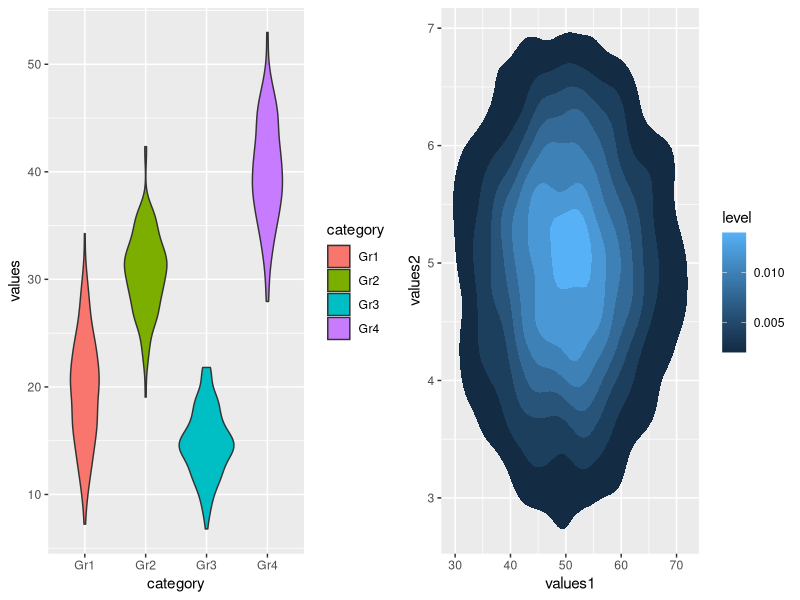
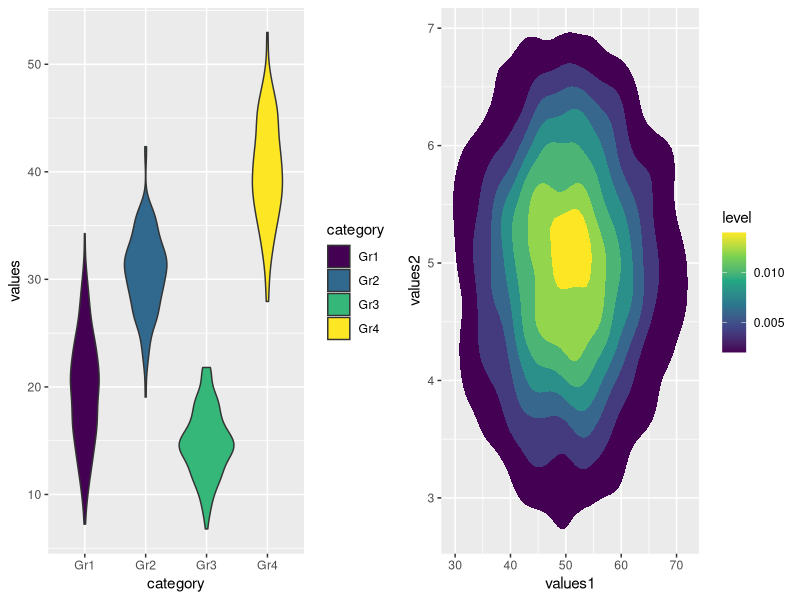
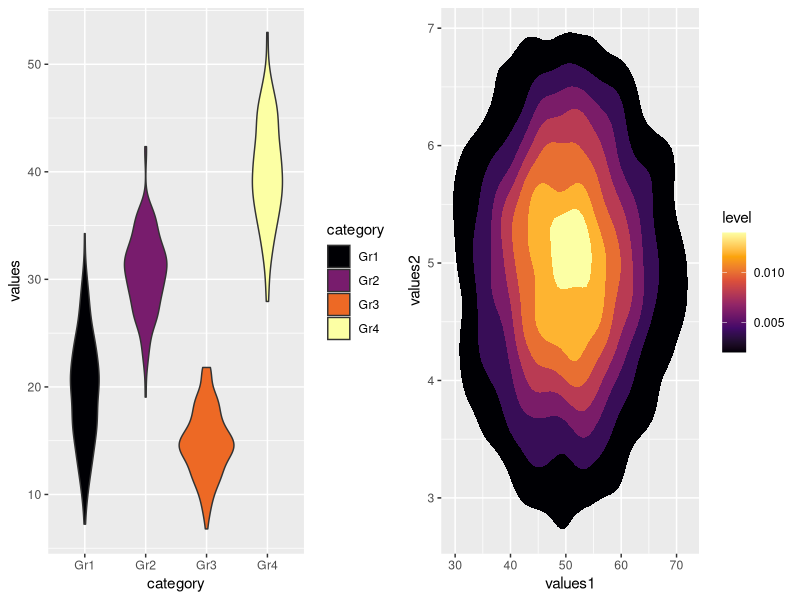
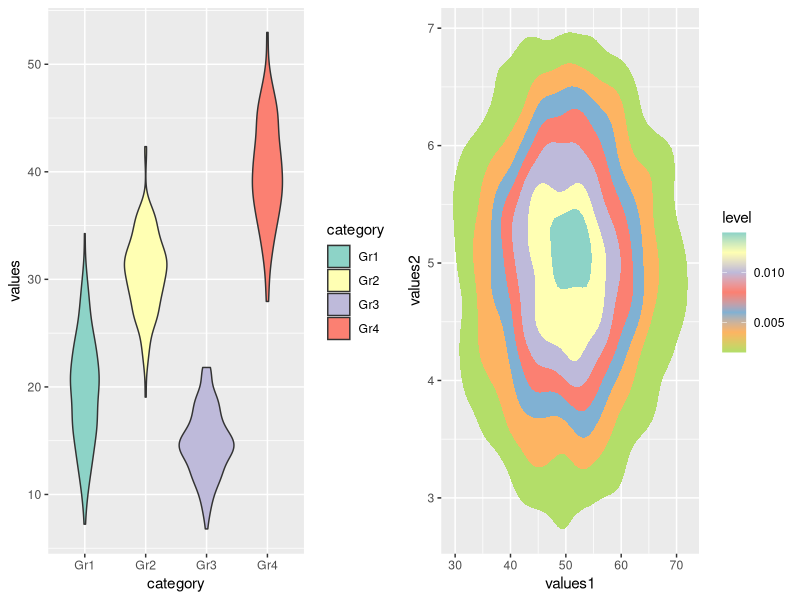
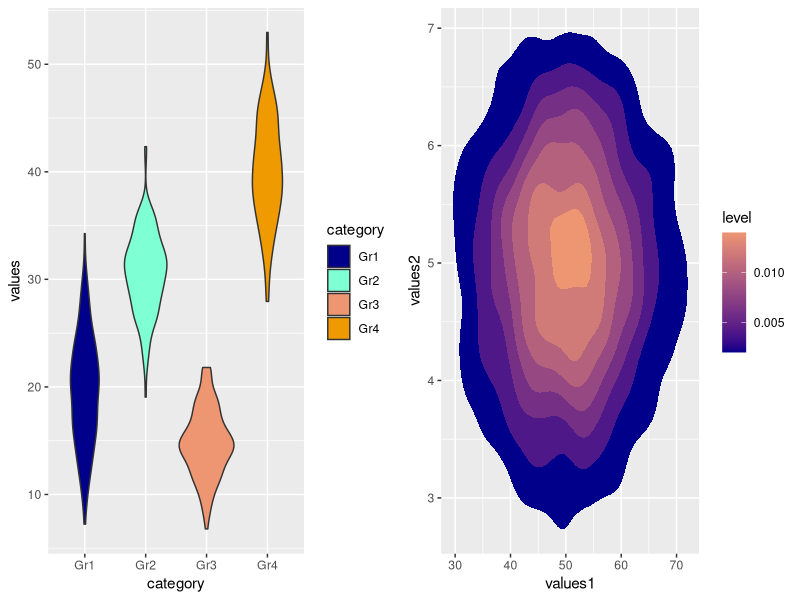
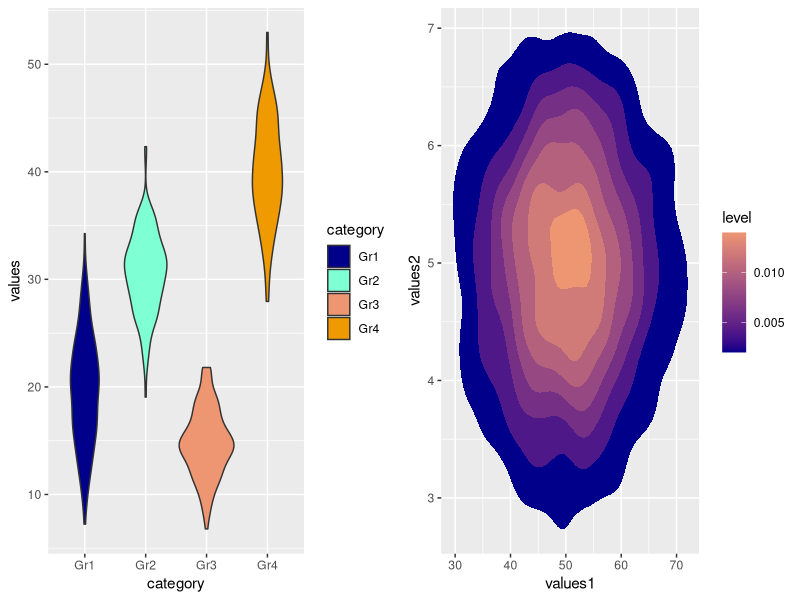

The R source for these figures, in order:
## ---- chunk 1
knitr::opts_chunk$set(echo = TRUE, fig.align = "center")

# title: Choosing colors for your plot
# author: jonathan
# revised: 15/3/2020

WEB <- c("https://bioceed.uib.no/dropfolder/bioSTATS/Rmd/Visualizing/Essential/choosing-colors.html")
GIT <- c("https://github.com/jonathansoule/biostats/blob/master/Visualizing/Essential/choosing-colors.Rmd")
library(ggplot2)
library(gridExtra)

# data for violin plot
# variable 1
values <- c(rnorm(150, mean = 20, sd = 5), rnorm(150, mean = 30, sd = 4), rnorm(150, mean = 15, 3), rnorm(150, mean = 40, sd = 5))
# variable 2
category <- c(rep("Gr1", 150), rep("Gr2", 150), rep("Gr3", 150), rep("Gr4", 150))
# dataframe
df <- data.frame(category, values)

# data for density plot
# variable 3
values1 <- rnorm(4000, mean = 50, sd = 10)
# variable 4
values2 <- rnorm(4000, mean = 5, sd = 1)
# dataframe
df2 <- data.frame(values1, values2)
## ---- chunk 2
# code for violin plot
baseplot1 <- ggplot(df, aes(category, values, fill = category)) +
  geom_violin()

# code for density plot
baseplot2 <- ggplot(df2, aes(values1, values2)) +
  stat_density_2d(aes(fill = ..level..), geom = "polygon")
## ---- chunk 3
grid.arrange(
  baseplot1, # left plot, violin lot
  baseplot2, # right plot, density plot
  nrow = 1
)
## ---- chunk 4
grid.arrange(
  baseplot1 +
    scale_fill_viridis_d(), # left plot, violin plot
  baseplot2 +
    scale_fill_viridis_c(), # right plot, density plot
  nrow = 1
)
## ---- chunk 5
grid.arrange(
  baseplot1 +
    scale_fill_viridis_d(option = "inferno"), # left plot, violin plot
  baseplot2 +
    scale_fill_viridis_c(option = "inferno"), # right plot, density plot
  nrow = 1
)
## ---- chunk 6
grid.arrange(
  baseplot1 +
    scale_fill_brewer(palette = "Set3"), # left plot, violin plot
  baseplot2 +
    scale_fill_distiller(palette = "Set3"), # right plot, density plot
  nrow = 1
)
## ---- chunk 7
grid.arrange(
  baseplot1 +
    scale_fill_manual(values = c("darkblue", "aquamarine1", "lightsalmon2", "orange2")), # left plot, violin plot
  baseplot2 +
    scale_fill_gradient(low = "darkblue", high = "lightsalmon2"), # right plot, density plot
  nrow = 1
)
## ---- chunk 8
grid.arrange(
  baseplot1 +
    scale_fill_manual(values = c("#00008B", "#7FFFD4", "#EE9572", "#EE9A00")), # left plot, violin plot
  baseplot2 +
    scale_fill_gradient(low = "#00008B", high = "#EE9572"), # right plot, density plot
  nrow = 1
)
